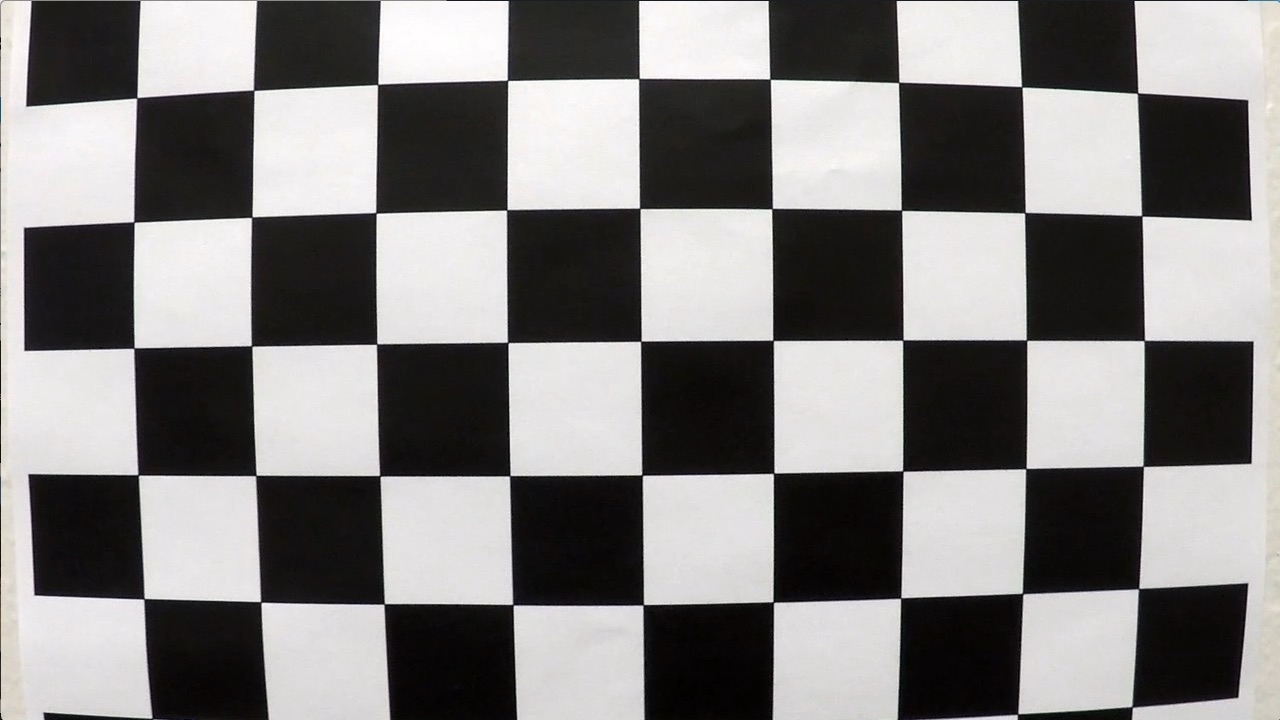
#> input picture camera_cal/calibration1.jpg, 1280 x 720 px; its folder holds only this picture in this run
$ jupyter execute --allow-errors Advanced.ipynb   (shell and % lines are left out)   (older library calls are emulated)
#> lines starting #> are read from the running program, lines starting #| are printed output that depends on the picture; after the words box and inside, x2 and y2 are one past the last pixel; in counts of white or black regions, pixels touching at a corner belong together
## Advanced Lane Finding Project

The goals / steps of this project are the following:

* Compute the camera calibration matrix and distortion coefficients given a set of chessboard images.
* Apply a distortion correction to raw images.
* Use color transforms, gradients, etc., to create a thresholded binary image.
* Apply a perspective transform to rectify binary image ("birds-eye view").
* Detect lane pixels and fit to find the lane boundary.
* Determine the curvature of the lane and vehicle position with respect to center.
* Warp the detected lane boundaries back onto the original image.
* Output visual display of the lane boundaries and numerical estimation of lane curvature and vehicle position.

---
## First, dependencies and functions

[cell 1]
#importing some useful packages
import numpy as np
import cv2
import glob
import matplotlib.pyplot as plt
import matplotlib.image as mpimg
import pickle
# Import everything needed to edit/save/watch video clips
from moviepy.editor import VideoFileClip
from IPython.display import HTML
#%matplotlib qt


def cal_camera():
    # prepare object points, like (0,0,0), (1,0,0), (2,0,0) ....,(6,5,0)
    nx=9
    ny=6
    objp = np.zeros((6*9,3), np.float32)
    objp[:,:2] = np.mgrid[0:9,0:6].T.reshape(-1,2)
    images_ret=[]

    # Arrays to store object points and image points from all the images.
    objpoints = [] # 3d points in real world space
    imgpoints = [] # 2d points in image plane.

    # Make a list of calibration images
    images = glob.glob('camera_cal/calibration*.jpg')

    # Step through the list and search for chessboard corners
    for fname in images:
        img = mpimg.imread(fname)
#> img is the input picture: shape (720, 1280, 3); mean R, G, B 130.1, 128.4, 127.8
        gray = cv2.cvtColor(img,cv2.COLOR_RGB2GRAY)
        # Find the chessboard corners
        ret, corners = cv2.findChessboardCorners(gray, (nx,ny),None)
#> ret = False; corners = None
#> (reads camera_cal_data.pkl from the repository)
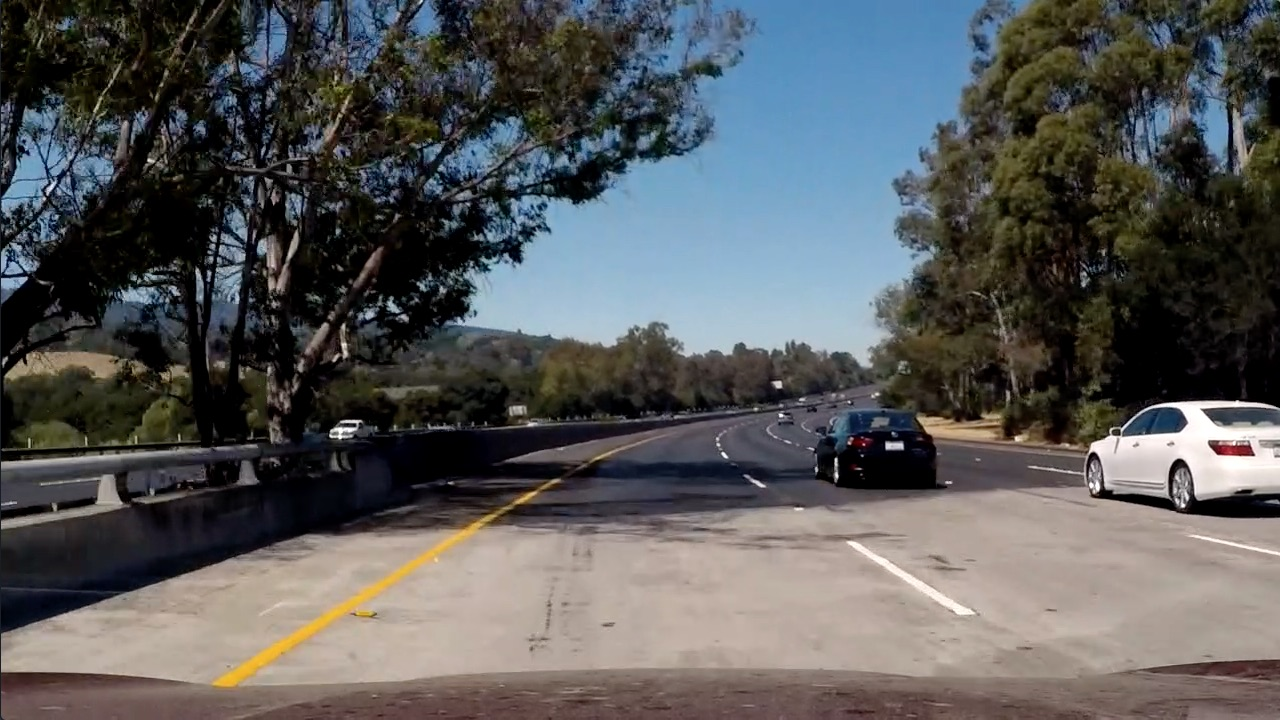
#> input picture test_images/test5.jpg, 1280 x 720 px
#> further down, img is the input picture: shape (720, 1280, 3); mean R, G, B 88.5, 89.3, 89.8

    # If found, add object points, image points
        if ret == True:
            images_ret.append(fname)
            objpoints.append(objp)
            imgpoints.append(corners)
            # Draw and display the corners
            img = cv2.drawChessboardCorners(img, (nx,ny), corners, ret)
            image_name=fname.split("/",1)[1]
            plt.imsave("camera_cal_output/draw_"+image_name,img)
            #cv2.waitKey(500)
    print("Done - draw on cal image")

    ret, mtx, dist, rvecs, tvecs = cv2.calibrateCamera(objpoints, imgpoints, gray.shape[::-1], None, None)
    print("Done - got parameters")

    for fname in images_ret:
        img = mpimg.imread(fname)
        dst = undistort_image(img,mtx,dist)
        image_name=fname.split("/",1)[1]
        plt.imsave("camera_cal_output/undistort_"+image_name,dst)

    print("Done - undistort cal image")
    print("Finish Camera Calibration!")
    return mtx, dist

def undistort_image(img,mtx,dist):
    return cv2.undistort(img, mtx, dist, None, mtx)

# Define a function that thresholds the S-channel of HLS
# [79 lines left out: functions hls_select, r_select, abs_sobel_thresh, mag_thresh, dir_threshold, hls_thresh, not called in this run]

def combined_binary(img,ksize=3,hls_which=1, s_thresh=(190, 255), sx_thresh=(20, 100)):
#> called with ksize = 3, hls_which = 2, s_thresh = (180, 255), sx_thresh = (30, 100)
    img = np.copy(img)
    # Convert to HLS color space and separate the V channel
    hls = cv2.cvtColor(img, cv2.COLOR_RGB2HLS)
#> hls: shape (720, 1280, 3); mean of channels 0, 1, 2 55.3, 90.3, 68
    l_channel = hls[:,:,1]
    s_channel = hls[:,:,2]
    # Sobel x
    sobelx = cv2.Sobel(l_channel, cv2.CV_64F, 1, 0) # Take the derivative in x
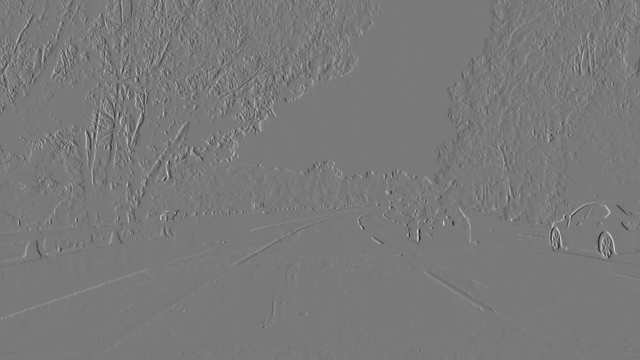
#> sobelx: shape (720, 1280) float64 (shown at 1/2 size); min -774, max 847, mean 0.2; drawn with min black and max white
    abs_sobelx = np.absolute(sobelx) # Absolute x derivative to accentuate lines away from horizontal
    scaled_sobel = np.uint8(255*abs_sobelx/np.max(abs_sobelx))

    # Threshold x gradient
    sxbinary = np.zeros_like(scaled_sobel)
    sxbinary[(scaled_sobel >= sx_thresh[0]) & (scaled_sobel <= sx_thresh[1])] = 1

    # Threshold color channel
    s_binary = np.zeros_like(s_channel)
    s_binary[(s_channel >= s_thresh[0]) & (s_channel <= s_thresh[1])] = 1
    # Stack each channel
    combined_img = np.zeros_like(s_binary)
    combined_img[(s_binary == 1) | (sxbinary == 1)] = 1
    #combined_binary = np.dstack(( np.zeros_like(sxbinary), sxbinary, s_binary)) * 255
    return combined_img,s_binary,sxbinary

# [35 lines left out: functions combined_binary2, combined_binary3, combined_binary4, not called in this run]


def warp_image(img,src, dst):
    M = cv2.getPerspectiveTransform(src, dst)
    Minv= cv2.getPerspectiveTransform(dst,src)
    img_size = (img.shape[1], img.shape[0])
    warped = cv2.warpPerspective(img, M, img_size)
    return warped,M,Minv

def mask_image(img, vertices):

    #defining a blank mask to start with
    mask = np.zeros_like(img)

    #defining a 3 channel or 1 channel color to fill the mask with depending on the input image
    if len(img.shape) > 2:
        channel_count = img.shape[2]  # i.e. 3 or 4 depending on your image
        ignore_mask_color = (255,) * channel_count
    else:
        ignore_mask_color = 255

    #filling pixels inside the polygon defined by "vertices" with the fill color
    cv2.fillPoly(mask, [vertices], ignore_mask_color)

    #returning the image only where mask pixels are nonzero
    masked_image = cv2.bitwise_and(img, mask)
    return masked_image


# Define a function that takes an image, number of x and y points,
# camera matrix and distortion coefficients
# [47 lines left out: functions corners_unwarp, hist, not called in this run]

def find_lane_pixels(binary_warped, nwindows = 9, margin = 100,  minpix = 50):
    # Take a histogram of the bottom half of the image
    histogram = np.sum(binary_warped[binary_warped.shape[0]//2:,:], axis=0)
    # Create an output image to draw on and visualize the result
    out_img = np.dstack((binary_warped, binary_warped, binary_warped))
    # Find the peak of the left and right halves of the histogram
    # These will be the starting point for the left and right lines
    midpoint = np.int(histogram.shape[0]//2)
    leftx_base = np.argmax(histogram[:midpoint])
    rightx_base = np.argmax(histogram[midpoint:]) + midpoint


    # Set height of windows - based on nwindows above and image shape
    window_height = np.int(binary_warped.shape[0]//nwindows)
    # Identify the x and y positions of all nonzero pixels in the image
    nonzero = binary_warped.nonzero()
    nonzeroy = np.array(nonzero[0])
    nonzerox = np.array(nonzero[1])
    # Current positions to be updated later for each window in nwindows
    leftx_current = leftx_base
    rightx_current = rightx_base

    # Create empty lists to receive left and right lane pixel indices
    left_lane_inds = []
    right_lane_inds = []

    # Step through the windows one by one
    for window in range(nwindows):
        # Identify window boundaries in x and y (and right and left)
        win_y_low = binary_warped.shape[0] - (window+1)*window_height
        win_y_high = binary_warped.shape[0] - window*window_height
        win_xleft_low = leftx_current - margin
        win_xleft_high = leftx_current + margin
        win_xright_low = rightx_current - margin
        win_xright_high = rightx_current + margin

        #print(win_xleft_low,win_y_low,win_xleft_high,win_y_high)

        # Draw the windows on the visualization image
        cv2.rectangle(out_img,(win_xleft_low,win_y_low), (win_xleft_high,win_y_high),(0,255,0), 2)
        cv2.rectangle(out_img,(win_xright_low,win_y_low), (win_xright_high,win_y_high),(0,255,0), 2)

        # Identify the nonzero pixels in x and y within the window #
        good_left_inds = ((nonzeroy >= win_y_low) & (nonzeroy < win_y_high) & (nonzerox >= win_xleft_low) &  (nonzerox < win_xleft_high)).nonzero()[0]
        good_right_inds = ((nonzeroy >= win_y_low) & (nonzeroy < win_y_high) & (nonzerox >= win_xright_low) &  (nonzerox < win_xright_high)).nonzero()[0]

        # Append these indices to the lists
        left_lane_inds.append(good_left_inds)
        right_lane_inds.append(good_right_inds)

        # If you found > minpix pixels, recenter next window on their mean position
        if len(good_left_inds) > minpix:
            leftx_current = np.int(np.mean(nonzerox[good_left_inds]))
        if len(good_right_inds) > minpix:
            rightx_current = np.int(np.mean(nonzerox[good_right_inds]))

    # Concatenate the arrays of indices (previously was a list of lists of pixels)
    try:
        left_lane_inds = np.concatenate(left_lane_inds)
        right_lane_inds = np.concatenate(right_lane_inds)
    except ValueError:
        # Avoids an error if the above is not implemented fully
        pass

    # Extract left and right line pixel positions
    leftx = nonzerox[left_lane_inds]
    lefty = nonzeroy[left_lane_inds]
    rightx = nonzerox[right_lane_inds]
    righty = nonzeroy[right_lane_inds]

    return leftx, lefty, rightx, righty,out_img


def fit_polynomial(leftx, lefty, rightx, righty):

    # Fit a second order polynomial to each using `np.polyfit`
    left_fit = np.polyfit(lefty, leftx, 2)
    right_fit = np.polyfit(righty, rightx, 2)

    # Plots the left and right polynomials on the lane lines
    #plt.plot(left_fitx, ploty, color='yellow')
    #plt.plot(right_fitx, ploty, color='yellow')

    return left_fit, right_fit


def fit_poly(warped_img,left_fit,right_fit):

    img_shape=warped_img.shape
    # Generate x and y values for plotting
    ploty = np.linspace(0, img_shape[0]-1, img_shape[0])
    Max_y=np.max(ploty)
    ### TO-DO: Calc both polynomials using ploty, left_fit and right_fit ###
    try:
        left_fitx = left_fit[0]*ploty**2 + left_fit[1]*ploty + left_fit[2]
        right_fitx = right_fit[0]*ploty**2 + right_fit[1]*ploty + right_fit[2]
    except TypeError:
        # Avoids an error if `left` and `right_fit` are still none or incorrect
        print('The function failed to fit a line!')
        left_fitx = 1*ploty**2 + 1*ploty
        right_fitx = 1*ploty**2 + 1*ploty


    left_btm_x = left_fit[0]*Max_y**2 + left_fit[1]*Max_y + left_fit[2]
    right_btm_x = right_fit[0]*Max_y**2 + right_fit[1]*Max_y + right_fit[2]
    left_top_x = left_fit[2]
    right_top_x = right_fit[2]


    return left_fitx, right_fitx, ploty,left_btm_x,right_btm_x,left_top_x,right_top_x

# [33 lines left out: function search_around_poly, not called in this run]


def fill_lane(undist_img,warped_img,Minv,ploty,left_fitx,right_fitx):
    # Create an image to draw the lines on
    warp_zero = np.zeros_like(warped_img).astype(np.uint8)
    color_warp = np.dstack((warp_zero, warp_zero, warp_zero))

    # Recast the x and y points into usable format for cv2.fillPoly()
    pts_left = np.array([np.transpose(np.vstack([left_fitx, ploty]))])
    pts_right = np.array([np.flipud(np.transpose(np.vstack([right_fitx, ploty])))])
    pts = np.hstack((pts_left, pts_right))

    # Draw the lane onto the warped blank image
    cv2.fillPoly(color_warp, np.int_([pts]), (0,255, 0))

    # Warp the blank back to original image space using inverse perspective matrix (Minv)
    newwarp = cv2.warpPerspective(color_warp, Minv, (undist_img.shape[1], undist_img.shape[0]))
    # Combine the result with the original image
    result = cv2.addWeighted(undist_img, 1, newwarp, 0.3, 0)

    return result

def measure_curvature_pixels(left_fit, right_fit,ploty,ym_per_pix,xm_per_pix):


    left_fitx = left_fit[0]*ploty**2 + left_fit[1]*ploty + left_fit[2]
    right_fitx = right_fit[0]*ploty**2 + right_fit[1]*ploty + right_fit[2]


    left_fit_cr = np.polyfit(ploty*ym_per_pix, left_fitx*xm_per_pix, 2)
    right_fit_cr = np.polyfit(ploty*ym_per_pix, right_fitx*xm_per_pix, 2)
    y_eval=np.max(ploty)
    # Calculation of R_curve (radius of curvature)
    left_curverad = ((1 + (2*left_fit_cr[0]*y_eval + left_fit_cr[1])**2)**1.5) / np.absolute(2*left_fit_cr[0])
    right_curverad = ((1 + (2*right_fit_cr[0]*y_eval + right_fit_cr[1])**2)**1.5) / np.absolute(2*right_fit_cr[0])

    # Calculate vehicle center
    #left_lane and right lane bottom in pixels
    left_lane_bottom = (left_fit[0]*y_eval)**2 + left_fit[0]*y_eval + left_fit[2]
    right_lane_bottom = (right_fit[0]*y_eval)**2 + right_fit[0]*y_eval + right_fit[2]

    lane_center = (left_lane_bottom + right_lane_bottom)/2
    center_image = 640
    center = (lane_center - center_image)*xm_per_pix #Convert to meters

    return left_curverad, right_curverad,center, left_lane_bottom,right_lane_bottom


class Line():
    def __init__(self):
        # was the line detected in the last iteration?
        self.detected = False
        # need to reset by using full scan
        self.need_reset=False
        # x values of the last n fits of the line
        self.recent_xfitted = []
        #average x values of the fitted line over the last n iterations
        self.bestx = None

        self.recent_topxfitted = []
        #average x values of the fitted line over the last n iterations
        self.best_topx = None

        #polynomial coefficients averaged over the last n iterations
        self.best_fit = None
        #polynomial coefficients for the most recent fit
        self.recent_fit = []
        #radius of curvature of the line in some units
        self.radius_of_curvature = None
        #distance in meters of vehicle center from the line
        self.line_base_pos = None
        #difference in fit coefficients between last and new fits
        self.diffs = np.array([0,0,0], dtype='float')
        #x values for detected line pixels
        self.allx = None
        #y values for detected line pixels
        self.ally = None


def process_image(image):

    global mtx,dist,vertices,src,dst,i_frame,ym_per_pix,xm_per_pix,left_line,right_line,lane_width
    global middle,halfwidth,line_reset,finding_method, result_file
    undist_img=undistort_image(image,mtx,dist)
    binary_img,s_binary,sxbinary=combined_binary(undist_img,3,hls_which=2,s_thresh=(180, 255), sx_thresh=(30, 100))
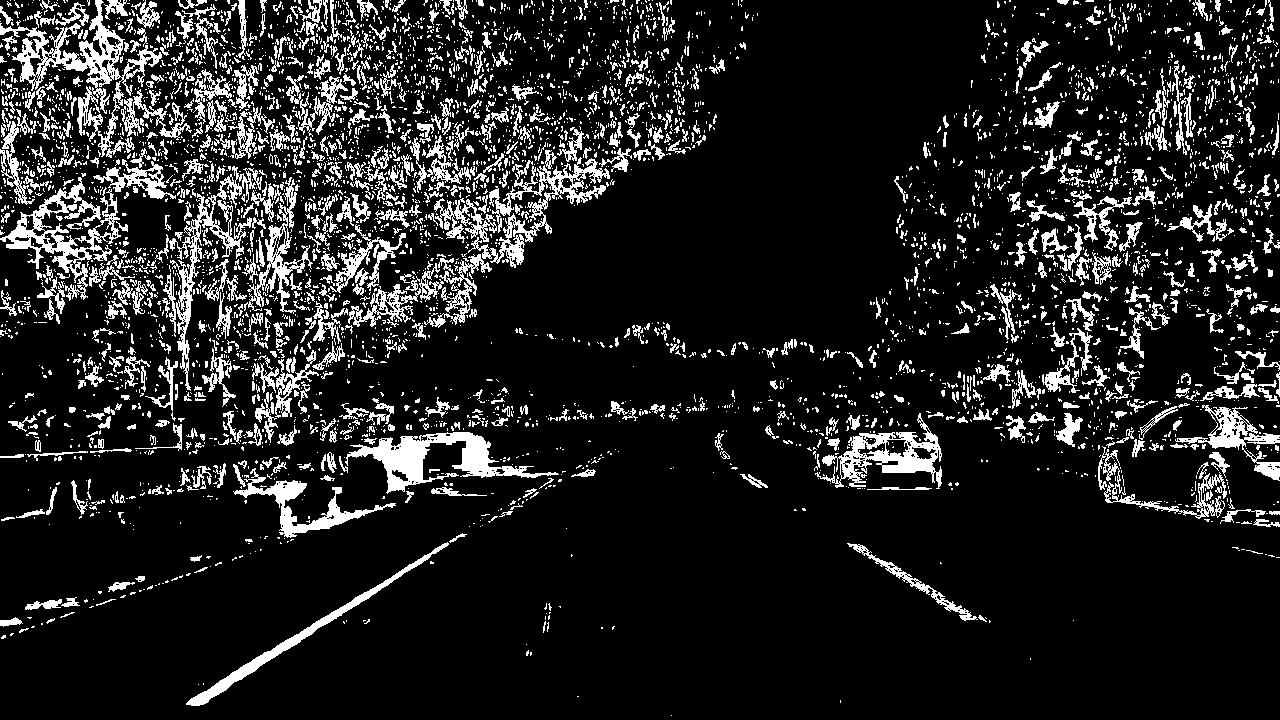
#> binary_img: shape (720, 1280); values 0 (black) and 1 (white), 13.2% white; 4848 white regions (3970 under 20 px), largest, box (x1, y1, x2, y2) and area: (0, 0, 162, 157) 4850, (345, 432, 559, 494) 4152, (0, 177, 121, 301) 3743
#> s_binary: shape (720, 1280); values 0 (black) and 1 (white), 7.1% white; 2503 white regions (2001 under 20 px), largest, box (x1, y1, x2, y2) and area: (345, 432, 559, 494) 4152, (0, 177, 121, 283) 3516, (840, 432, 940, 489) 2383
#> sxbinary: shape (720, 1280); values 0 (black) and 1 (white), 6.1% white in thin lines or dots
    #binary_img=combined_binary3(undist_img, 3, (20, 100))
    masked_img=mask_image(binary_img,vertices)
    warped_img,M,Minv=warp_image(masked_img,src, dst)
#> in warp_image, `warped = cv2.warpPerspective(img, M, img_size)`:
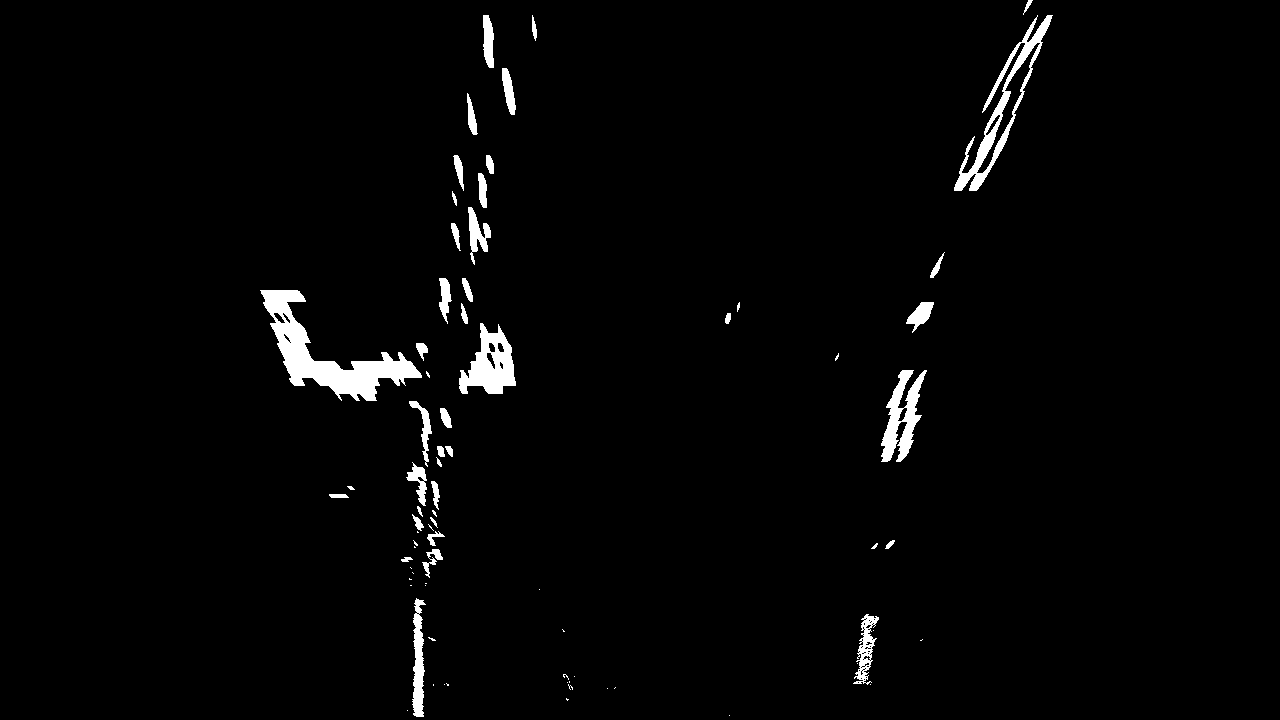
#> warped: shape (720, 1280); values 0 (black) and 1 (white), 2.2% white; 75 white regions (33 under 20 px), largest, box (x1, y1, x2, y2) and area: (260, 290, 422, 401) 5371, (954, 15, 1053, 191) 2898, (459, 323, 516, 394) 2220
#> M = [[-0.317, -1.49, 833.7], [-2.07e-16, -1.87, 841.7], [-2.45e-19, -0.00236, 1]]; Minv = [[0.2, -0.806, 512], [0, -0.535, 450], [0, -0.00126, 1]]

    result_file.write("\n\nframe# %d\n" % i_frame)

    if i_frame==0 or left_line.need_reset==True or right_line.need_reset==True :
        leftx, lefty, rightx, righty, find_poly_img=find_lane_pixels(warped_img,nwindows = 9, margin = 50,  minpix = 40)
#> (the rest of the program and of its run is left out)
